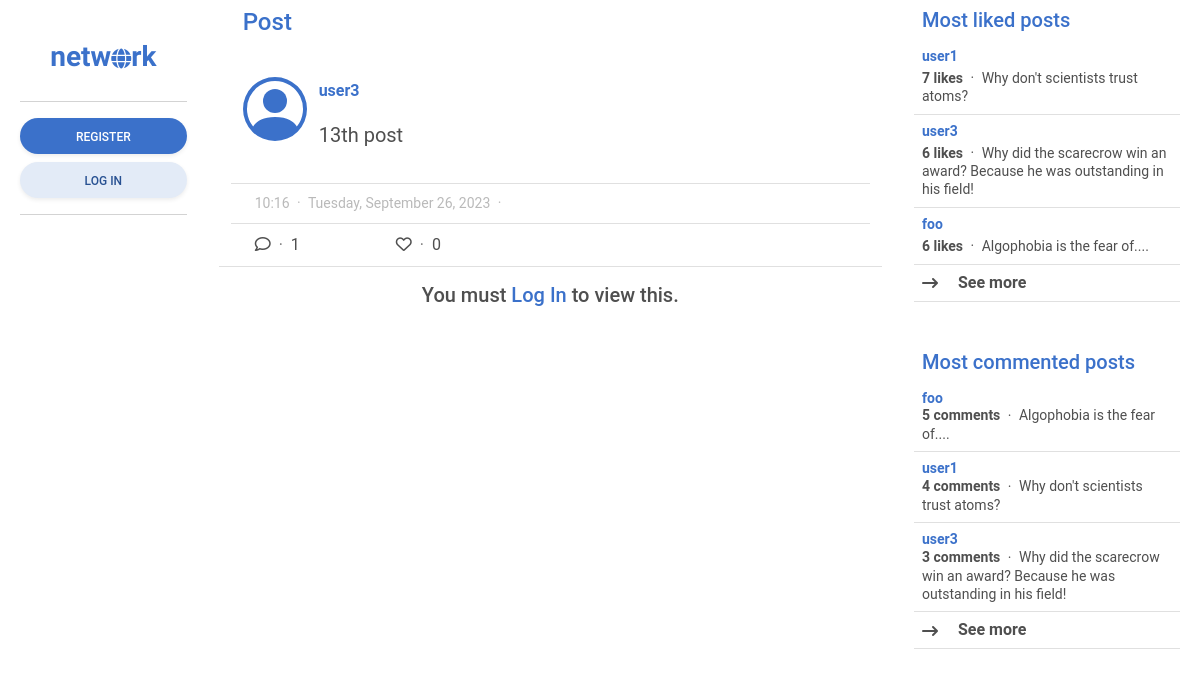
Page /post/13 on the committed database.
### network/models.py (models this page shows, shortened)
class Post(models.Model):
    content = models.CharField(max_length=255)
    poster = models.ForeignKey(User, on_delete=models.CASCADE, related_name="posts")
    likers = models.ManyToManyField(User, blank=True, related_name="likes")
    date_posted = models.DateTimeField(auto_now_add=True)
    edited = models.BooleanField(default=False)
    def most_liked_posts():
        posts = Post.objects.annotate(likes_count=Count('likers'))
        return posts.order_by('-likes_count')
    def most_commented_posts():
        posts = Post.objects.annotate(comment_count=Count('comments'))
        return posts.order_by('-comment_count')
    class Meta:
        ordering = ["-date_posted"]

class User(AbstractUser):
    pass
    date_joined = models.DateTimeField(auto_now_add=True)
    following = models.ManyToManyField("self", blank=True, related_name="followers", symmetrical=False)
    def most_followed_users():
        users = User.objects.annotate(follower_count=Count('followers'))
        return users.order_by('-follower_count')

### network/views.py (the view, shortened to what this page needs)
# urls.py: path("post/<int:id>", views.post, name="post"),
def post(request, id):
    most_followed_users = User.most_followed_users()
    most_liked_posts = Post.most_liked_posts()
    most_commented_posts = Post.most_commented_posts()
    post = Post.objects.get(pk=id)
    post_comments = post.comments.all()
    return render(request, "network/post.html", {
        "post": post,
        "post_comments": post_comments,
        "most_followed_users": most_followed_users,
        "most_liked_posts": most_liked_posts,
        "most_commented_posts": most_commented_posts,
    })

### network/templates/network/post.html (shortened to what this page needs)
{% extends "network/layout.html" %}
{% block sidebar_left %}
    {% include "network/sidebar_left.html" %}
{% endblock %}
{% block main %}
    <div class="h4 mb-0 pb-4 pt-2 px-4 text-primary sticky-top transparan">
        Post
    </div>
    <div class="container border-bottom" id="post_id_{{ post.id }}">
        <div class="px-4 pt-3 border-bottom">
            <div class="row">
                <div class="col-auto p-0">
                    <a href="{% url 'profile' user=post.poster.username %}">
                    </a>
                </div>
                <div class="col align-self-center">
                    <div>
                        <a href="{% url 'profile' user=post.poster.username %}" class="fw-bold text-decoration-none align-middle">
                            {{ post.poster.username }}
                        </a>
                    </div>
                    <div class="py-3 blockquote" id="og_{{post.id}}">{{ post.content }}</div>
                </div>
            </div>
        </div>
        <div class="border-bottom py-2 px-4">
            <div class="small text-muted opacity-50">
                {{ post.date_posted.time|date:"h:i"}}
                <span class="mx-1 align-self-center">&#183;</span>
                {{post.date_posted.date|date:"l, F j, Y"}}
                <span class="mx-1 align-self-center">&#183;</span>
            </div>
        </div>
        <div class="px-4 py-2 d-flex justify-content-start align-items-center">
            <div class="pe-5" role="button" data-mdb-toggle="modal" data-mdb-target="#comment_modal_{{ post.id }}">
                <i class="fa-regular fa-comment"></i>
                <span class="mx-1 text-muted">&#183;</span>
                {% if post.comments.count %}
                {{ post.comments.count }}
                {% else %}
                0
                {% endif %}
            </div>
            <div class="px-5">
                <span id="likes_button_{{ post.id }}" role="button" onclick="likePost({{ post.id }})">
                    <i
                    {% if user.is_authenticated %}
                        {% if user in post.likers.all %}
                        class="fa-solid fa-heart text-danger"
                        {% endif %}
                    class="fa-regular fa-heart"
                    {% else %}
                    class="fa-regular fa-heart" role="button" data-mdb-toggle="modal" data-mdb-target="#like_post_{{ post.id }}" {% endif %}>
                    </i>
                </span>
                <span class="mx-1 text-muted">&#183;</span>
                <span role="button" data-mdb-toggle="modal" data-mdb-target="#likers_modal_{{ post.id }}" id="likes_number_{{ post.id }}">
                    {% if post.likers.count %}
                    {{ post.likers.count }}
                    {% else %}
                    0
                    {% endif %}
                </span>
            </div>
        </div>
    </div>
    <div class="container px-0 pb-4">
        {% include "network/comments.html" with comments=post.comments.all %}
    </div>
{% endblock %}
{% block sidebar_right %}
    {% include "network/sidebar_right.html" %}
{% endblock %}

### network/templates/network/sidebar_right.html (shortened to what this page needs)
<div class="mb-5 lh-sm">
    <div class="h5 px-2 text-primary sticky-top transparan">Most liked posts</div>
    <div class="list-group list-group-light list-group-small">
        {% for post in most_liked_posts|slice:":3" %}
        <div class="post p-2 border-bottom small">
            <a href="{% url 'post' id=post.id %}" class="text-body text-decoration-none align-middle">
                <div class="text-primary fw-bold mb-1">{{ post.poster.username }}</div>
                <span class="fw-bold">{{ post.likers.count }} likes</span>
                <span class="mx-1 align-middle">&#183;</span>
                <span>{{post.content}}</span>
            </a>
        </div>
        {% endfor %}
        <div class="fw-bold post p-2 border-bottom" role="button" data-mdb-toggle="modal" data-mdb-target="#most_liked_posts">
            <i class="align-middle me-3 fa-solid fa-arrow-right-long"></i>
            See more
        </div>
    </div>
</div>
<div class="lh-sm">
    <div class="h5 px-2 text-primary">Most commented posts</div>
    <div class="list-group list-group-light list-group-small">
        {% for post in most_commented_posts|slice:":3" %}
        <div class="post p-2 border-bottom small">
            <a href="{% url 'post' id=post.id %}" class="text-body text-decoration-none align-middle">
                <div class="text-primary fw-bold">{{ post.poster.username }}</div>
                <span class="fw-bold">{{ post.comments.count }} comments</span>
                <span class="mx-1 align-middle">&#183;</span>
                {{ post.content }}
            </a>
        </div>
        {% endfor %}
        <div class="fw-bold post p-2 border-bottom" role="button" data-mdb-toggle="modal" data-mdb-target="#most_commented_posts">
            <i class="align-middle me-3 fa-solid fa-arrow-right-long"></i>
            See more
        </div>
    </div>
</div>

### network/static/network/styles.css (style rules this page uses)
.transparan { background: rgba(255, 255, 255, 0.75); backdrop-filter: blur(2px); }

### rows in the picture
Post: poster.username "user3", content "13th post", date_posted.time "10:16", date_posted "Tuesday, September 26, 2023", comments.count "1"
Post: poster.username "user1", likers.count "7", content "Why don't scientists trust atoms?", comments.count "4"
Post: poster.username "user3", likers.count "6", content "Why did the scarecrow win an award? Because he was outstanding in his field!", comments.count "3"
Post: poster.username "foo", likers.count "6", content "Algophobia is the fear of....", comments.count "5"
